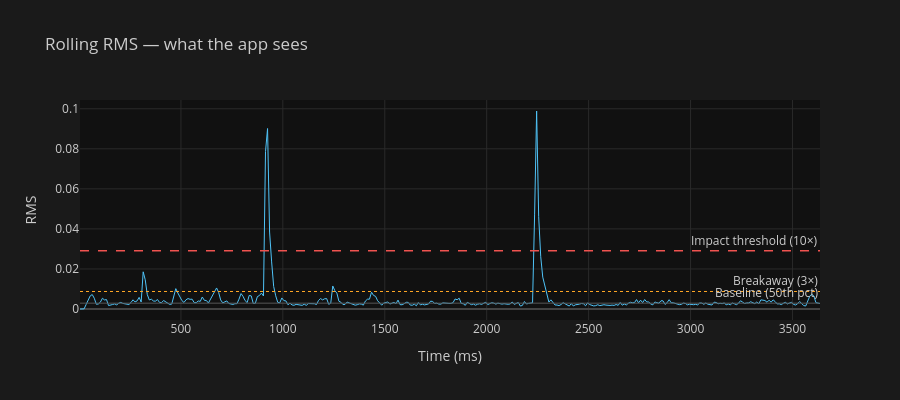

The notebook cell saved with this chart:
### Markdown cell above
## Rolling RMS — what the app sees

### Code cell
combined = combined_add if METHOD == 'additive' else combined_mult
chunk_samples = int(CHUNK_MS / 1000 * sr)

n_chunks = len(combined) // chunk_samples
rms_vals  = np.array([
    np.sqrt(np.mean(combined[i*chunk_samples:(i+1)*chunk_samples]**2))
    for i in range(n_chunks)
])
t_chunks = np.array([(i + 0.5) * CHUNK_MS for i in range(n_chunks)])

baseline  = float(np.percentile(rms_vals, BASELINE_PCT))
threshold = baseline * IMPACT_MULT
bkwy_thr  = baseline * BREAKAWAY_MULT

print(f'Method:    {METHOD}')
print(f'Chunks:    {n_chunks}  ({CHUNK_MS}ms each)')
print(f'Baseline:  {baseline:.6f}  ({BASELINE_PCT}th percentile)')
print(f'Threshold: {threshold:.6f}  ({IMPACT_MULT}× baseline)')
print(f'Breakaway: {bkwy_thr:.6f}  ({BREAKAWAY_MULT}× baseline)')

fig = go.Figure()
fig.add_trace(go.Scatter(x=t_chunks, y=rms_vals, mode='lines', line=dict(color='#4fc3f7', width=1), name='RMS'))
fig.add_hline(y=threshold, line=dict(color='#ef5350', width=1.5, dash='dash'), annotation_text=f'Impact threshold ({IMPACT_MULT}×)')
fig.add_hline(y=bkwy_thr,  line=dict(color='#ffa726', width=1,   dash='dot'),  annotation_text=f'Breakaway ({BREAKAWAY_MULT}×)')
fig.add_hline(y=baseline,  line=dict(color='#555555', width=1),                annotation_text=f'Baseline ({BASELINE_PCT}th pct)')
fig.update_layout(title='Rolling RMS — what the app sees', xaxis_title='Time (ms)', yaxis_title='RMS', height=400, **DARK)
fig.show()

### Figure 1 — Plotly figure (JSON) as saved in the notebook; plotly's stock layout.template omitted (floating-point values rounded to 4 significant figures; data arrays with more than 128 entries replaced by an {"elided": "..."} marker saying what was removed)
{"data": [{"line": {"color": "#4fc3f7", "width": 1}, "mode": "lines", "name": "RMS", "type": "scatter", "x": {"elided": "364 float values"}, "y": {"elided": "364 float values"}}], "layout": {"annotations": [{"showarrow": false, "text": "Impact threshold (10×)", "x": 1, "xanchor": "right", "xref": "x domain", "y": 0.02914, "yanchor": "bottom", "yref": "y"}, {"showarrow": false, "text": "Breakaway (3×)", "x": 1, "xanchor": "right", "xref": "x domain", "y": 0.008743, "yanchor": "bottom", "yref": "y"}, {"showarrow": false, "text": "Baseline (50th pct)", "x": 1, "xanchor": "right", "xref": "x domain", "y": 0.002914, "yanchor": "bottom", "yref": "y"}], "font": {"color": "#cccccc"}, "height": 400, "paper_bgcolor": "#1a1a1a", "plot_bgcolor": "#111111", "shapes": [{"line": {"color": "#ef5350", "dash": "dash", "width": 1.5}, "type": "line", "x0": 0, "x1": 1, "xref": "x domain", "y0": 0.02914, "y1": 0.02914, "yref": "y"}, {"line": {"color": "#ffa726", "dash": "dot", "width": 1}, "type": "line", "x0": 0, "x1": 1, "xref": "x domain", "y0": 0.008743, "y1": 0.008743, "yref": "y"}, {"line": {"color": "#555555", "width": 1}, "type": "line", "x0": 0, "x1": 1, "xref": "x domain", "y0": 0.002914, "y1": 0.002914, "yref": "y"}], "title": {"text": "Rolling RMS — what the app sees"}, "xaxis": {"gridcolor": "#2a2a2a", "title": {"text": "Time (ms)"}, "zerolinecolor": "#444"}, "yaxis": {"gridcolor": "#2a2a2a", "title": {"text": "RMS"}, "zerolinecolor": "#444"}}}
